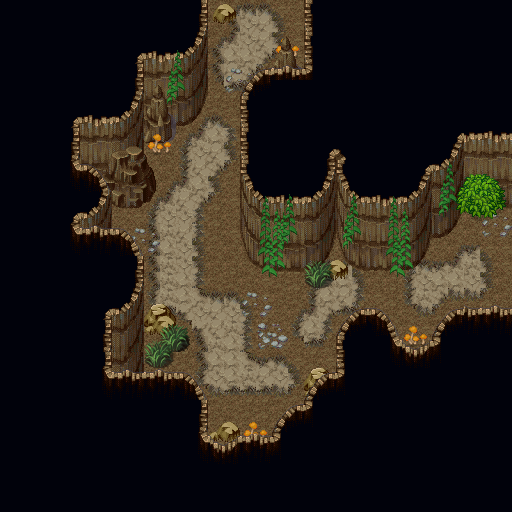

A 2D game scene composited from a Tiled map and its tileset images. What follows is a short description and the map's XML, with each tile layer's data collapsed to a summary:
An orthogonal 32x32 tile map with 16x16 px tiles, 10 tile layers (Ground, Dirt, Side walls, Rock walls, ...), 7 tilesets.

<map version="1.2" tiledversion="1.3.3" orientation="orthogonal" renderorder="left-up" width="32" height="32" tilewidth="16" tileheight="16" infinite="0" nextlayerid="17" nextobjectid="1">
 <tileset firstgid="1" source="Tilesets/VS Dungeon Set 01/_Tiled_Hanzo-Dungeon01VS.tsx" />
 <tileset firstgid="1025" source="Tilesets/VS Dungeon Set 01/_Tiled_AT-A5-DungeonVX01-Ground.tsx" />
 <tileset firstgid="1033" source="Tilesets/VS Dungeon Set 01/_Tiled_AT-A2-DungeonVX01-GroundTiles.tsx" />
 <tileset firstgid="1177" source="Tilesets/VS Cliff Set 01/Tiled/Hanzo-CliffSet02VS-1.tsx" />
 <tileset firstgid="2201" source="Tilesets/VS Dungeon Set 02/Hanzo-Dungeon02VSb.tsx" />
 <tileset firstgid="3225" source="Tilesets/VS Ruins Town/Hanzo-RuinsTown01VScopy.tsx" />
 <tileset firstgid="4249" source="Tilesets/VS Cliff Set 02/Hanzo-CliffSet02VS-2.tsx" />
 <group id="3" name="Layer 1">
  <layer id="1" name="Ground" width="32" height="32">
   <data>[1024 cells, 289 non-empty, 4 distinct tile ids]</data>
  </layer>
  <layer id="13" name="Dirt" width="32" height="32">
   <data>[1024 cells, 160 non-empty, 24 distinct tile ids]</data>
  </layer>
  <layer id="8" name="Side walls" width="32" height="32">
   <data>[1024 cells, 53 non-empty, 14 distinct tile ids]</data>
  </layer>
  <layer id="9" name="Rock walls" width="32" height="32">
   <data>[1024 cells, 158 non-empty, 38 distinct tile ids]</data>
  </layer>
  <layer id="14" name="BackObstacles" width="32" height="32">
   <data>[1024 cells, 20 non-empty, 12 distinct tile ids]</data>
  </layer>
  <layer id="12" name="Obstacles" width="32" height="32">
   <data>[1024 cells, 107 non-empty, 72 distinct tile ids]</data>
  </layer>
  <layer id="15" name="FrontObstacles" width="32" height="32">
   <data>[1024 cells, 51 non-empty, 44 distinct tile ids]</data>
  </layer>
  <layer id="16" name="Rock walls in front of obstacles" width="32" height="32">
   <data>[1024 cells, 1 non-empty, 1 distinct tile ids]</data>
  </layer>
 </group>
 <group id="4" name="Layer 2">
  <layer id="11" name="Rock (void)" width="32" height="32">
   <data>[1024 cells, 530 non-empty, 1 distinct tile ids]</data>
  </layer>
  <layer id="7" name="Walls" width="32" height="32">
   <data>[1024 cells, 68 non-empty, 16 distinct tile ids]</data>
  </layer>
 </group>
</map>
